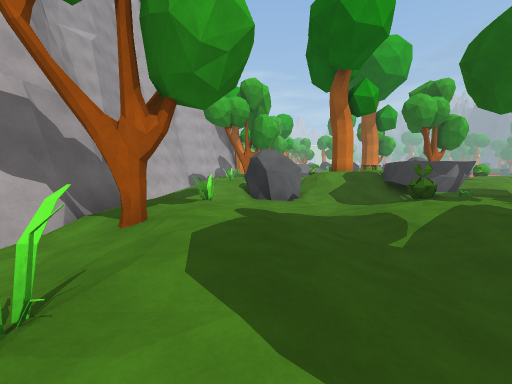
[1] (above)

22 first-person views from a walk through a scene from a Unity 3-D project. The camera is 1.4 m above the floor, tilts 6° down and sees 90° across. The floor is counted in squares, 2 m on a side. Each view is taken from the middle of a square. On the plan, view 1 faces up. The plan holds only what a view shows up to about 9 squares ahead; the rest is blank. The place goes on beyond the plan. The player is left out. Some animated figures are not drawn. Surface patterns are stand-ins for the level's own textures.

[2]
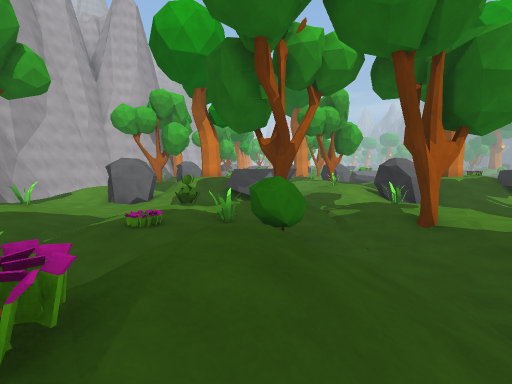

[3]
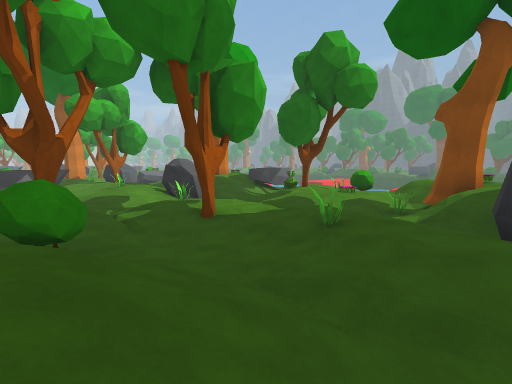

[4]
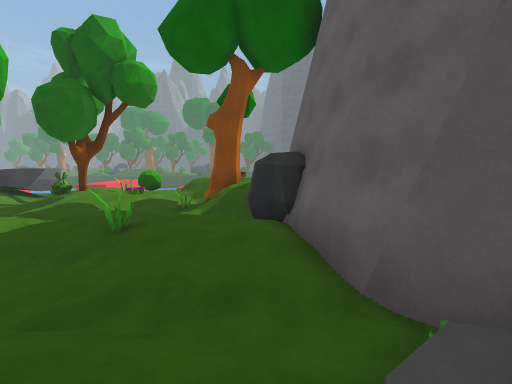

[5]
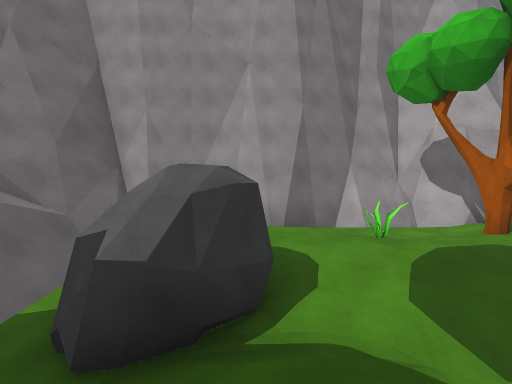

[6]
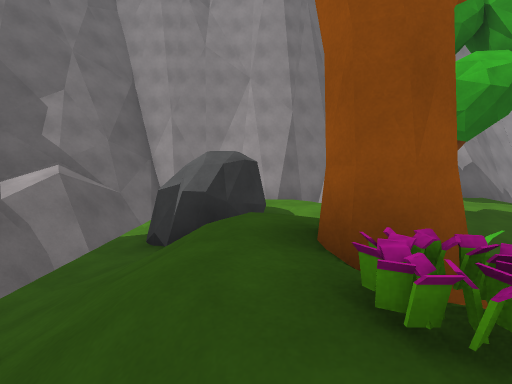

[7]
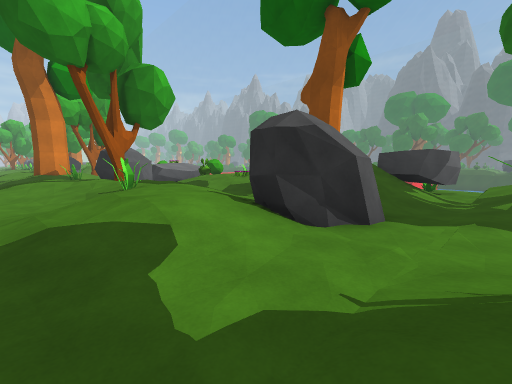

[8]
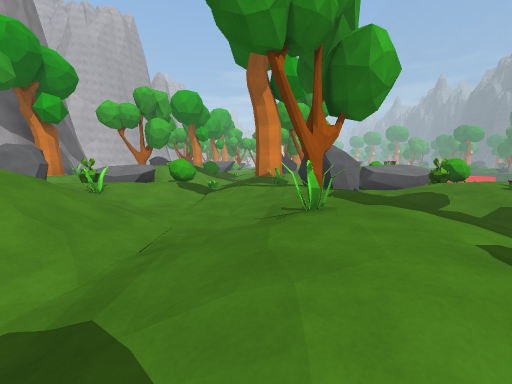

[9]
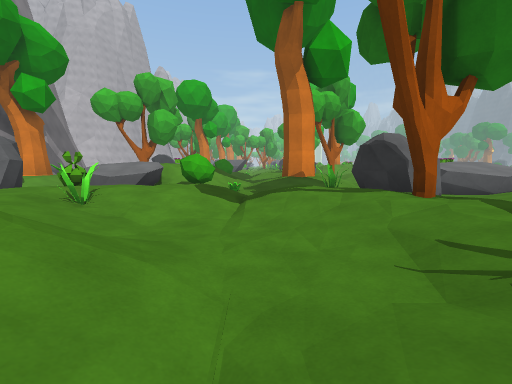

[10]
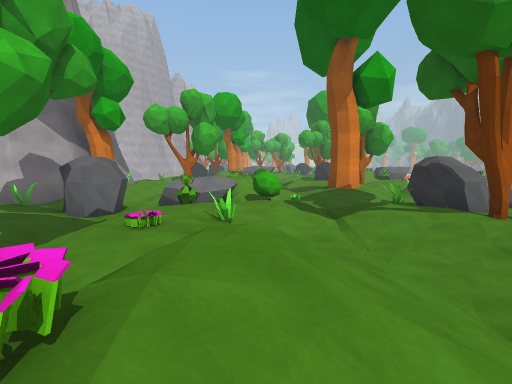

[11]
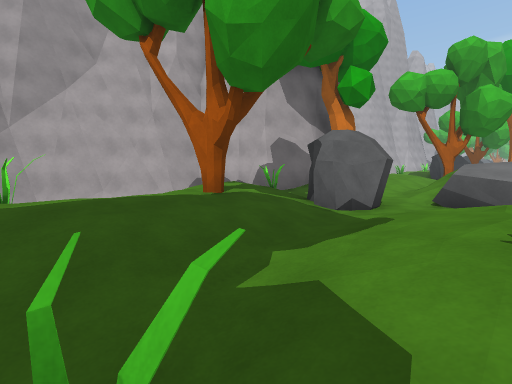

[12]
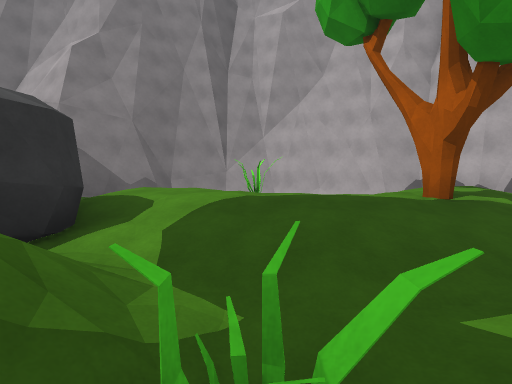

[13]
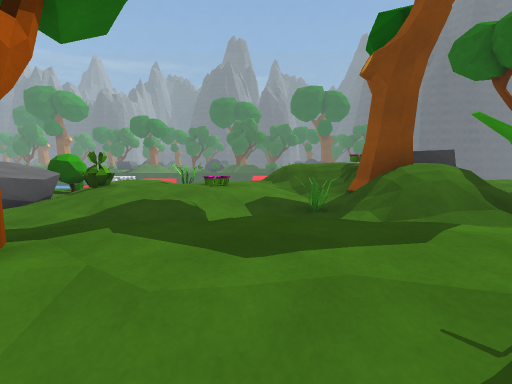

[14]
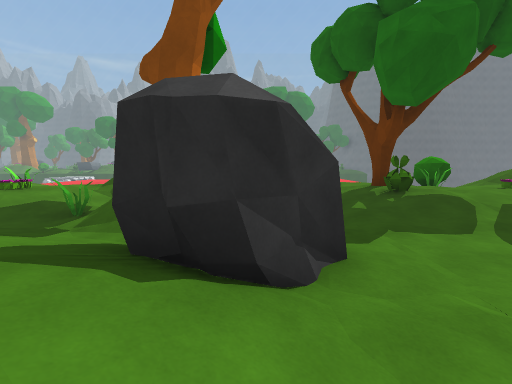

[15]
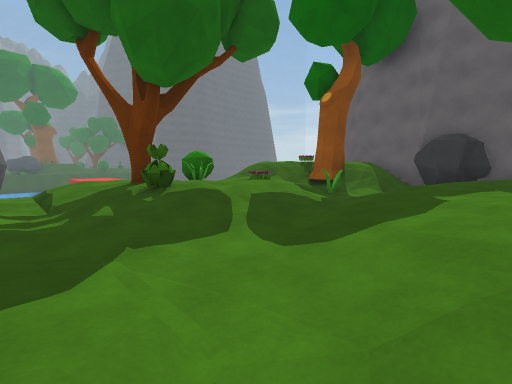

[16]
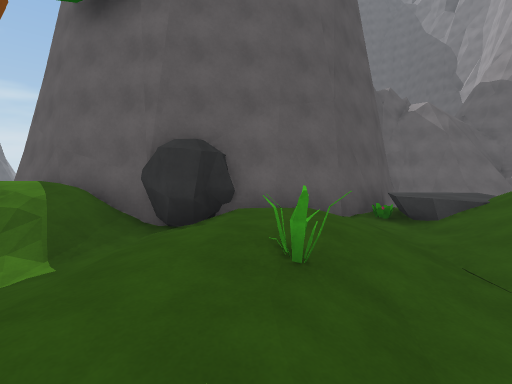

[17]
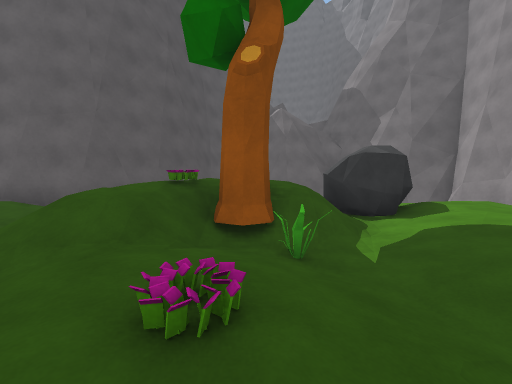

[18]
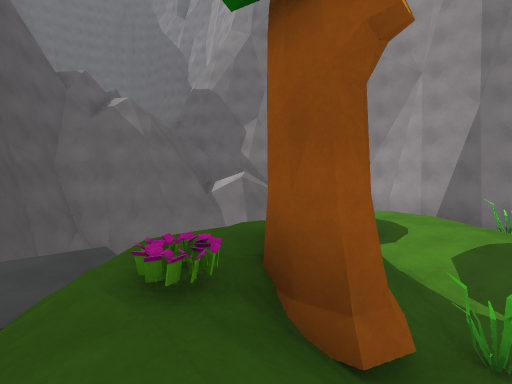

[19]
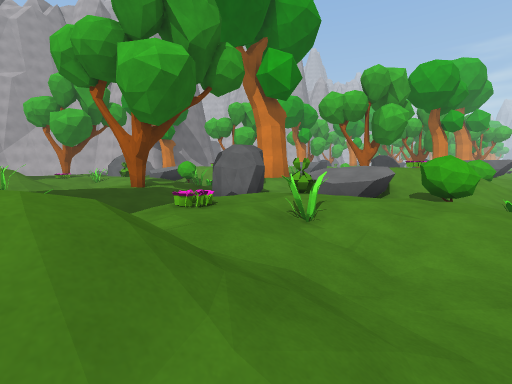

[20]
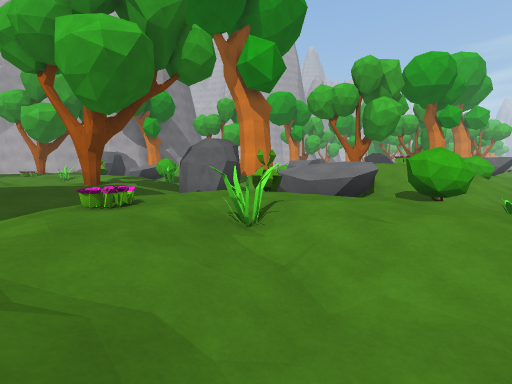

[21]
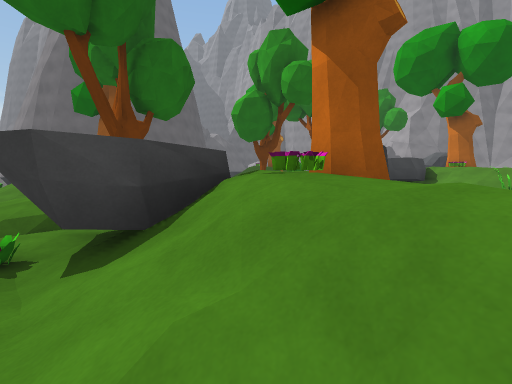

[22]
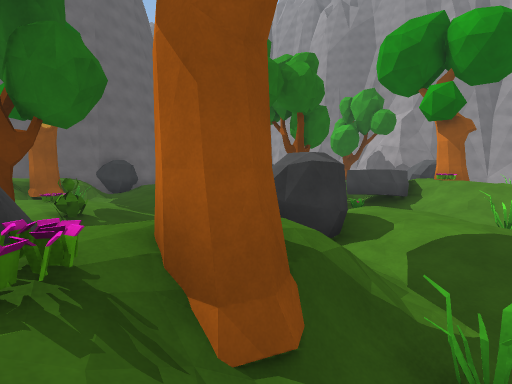

### Floor plan
Key: @ floor where view 1 was taken; # wall or solid block; . main floor; : floor 0.25 m higher than the main floor; - floor 0.25 m lower than the main floor; + floor 0.5 m higher than the main floor; _ floor 0.5 m lower than the main floor; * floor 0.75 m higher than the main floor; < floor 0.75 m lower than the main floor; % floor 1 m higher than the main floor; / step, stairs or slope; = window, fence, low wall or low ledge; v drop or lower ground; T tree; R rock; P plant; B bush; O other object.
Columns run from 6 left of view 1 to 17 right of it. Each row starts with its distance up from view 1.
 19      T/_/   /_#T-   O//
 18     #-/</RR/O_--_/RR//O
 17    ##_R<RRRBB__<R<RRRB
 16   ## ORR_  .// ORR__/./=
 15  ## ../R_P.../..R</P...=
 14  ## /.._/:O-//../_-:O/_=
 13  #   T.//P./<<-T._-P./<=
 12 ##   ../_/.//<_.._/..//=
 11 #=   O./O_/%/_/O._O_///
 10 ##   :._/T+//_..///T%//
  9  # _/:RR//%//_..R///%R/
  8  ##<_-RR//RRO_--RR//RRP
  7   #/__<R<__RR__<R<<_<R<=
  6   #  O<<__ . //O<___/./=
  5   #/../<_P..T/../</PT..=
  4   #/T.._/:O-_/T./_-:O  =
  3   #//..//P.BB_-.._-O.B
  2   #/_../_/.//<_.._/..//
  1   #</O./O_/%/_/O._O_///=
  0   ##/:@_/T*//_..///T%  =
 -1   ##/:RR/%%///..R//%%
 -2   ##  RR///:P/##RR##/
 -3   ## _<R<__R###    ###
 -4    #vvv    v#
 -5    ####vv v##
 -6       ######

Positions as (right, up) in squares from view 1, and headings:
1: (0, 0), facing up
2: (5, -1), facing up
3: (5, -1), facing up-right
4: (5, -1), facing right
5: (3, -1), facing left
6: (5, -1), facing left
7: (7, 6), facing up-right
8: (8, 8), facing up
9: (7, 10), facing up
10: (5, 9), facing up
11: (3, 11), facing up-left
12: (3, 11), facing left
13: (8, 12), facing right
14: (8, 8), facing right
15: (9, 7), facing down-right
16: (9, 3), facing down
17: (3, 4), facing down
18: (5, 1), facing down-left
19: (16, 11), facing up-left
20: (16, 12), facing up-left
21: (16, 11), facing down-left
22: (14, 11), facing down-left
